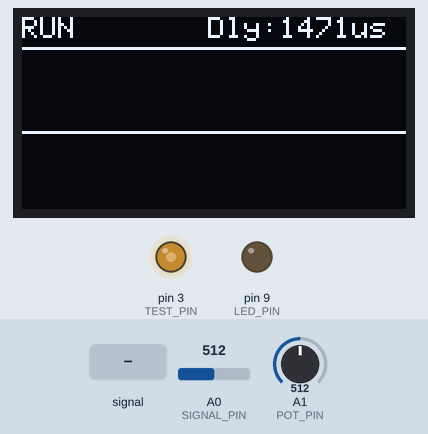
This sketch was run on a simulated Arduino Nano, built with avr-gcc and run on an emulated ATmega328P. On the bench: 128×64 one-colour display, output pins drawn as LEDs (lit = HIGH). The test bench sets the inputs (shaded band); at power-on: A1 (POT_PIN) = 512, A0 (SIGNAL_PIN) = 512.

Above: at 2.2 s.
2.3 s: A0 (SIGNAL_PIN) fed a 200 Hz sine of ±81 counts around its level
At 2.57 s:
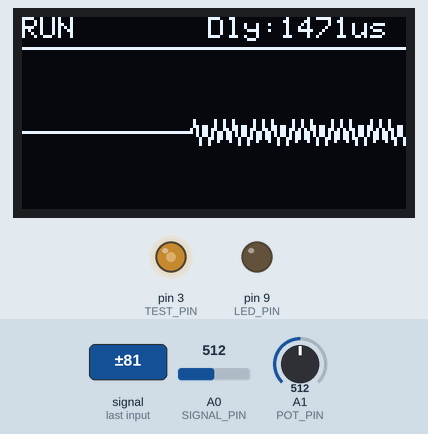
4.6 s: A1 (POT_PIN) set to 22
At 5.7 s:
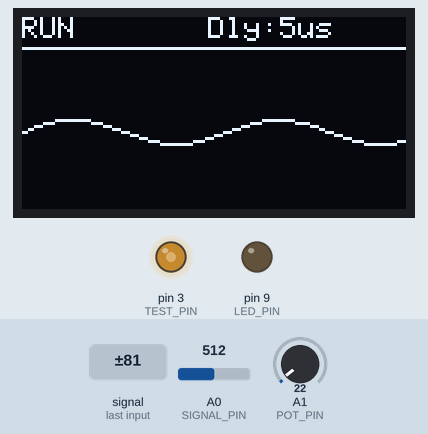
6.2 s: A1 (POT_PIN) set to 18
At 7.4 s:
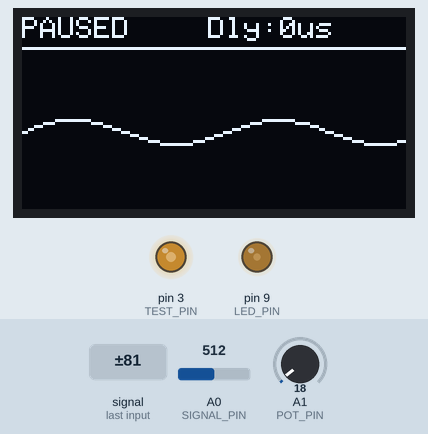
7.7 s: A1 (POT_PIN) set to 40
At 8.04 s:
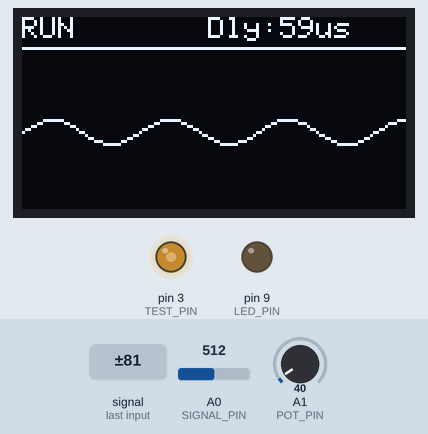
9.2 s: A0 (SIGNAL_PIN) set to 716
At 10.2 s:
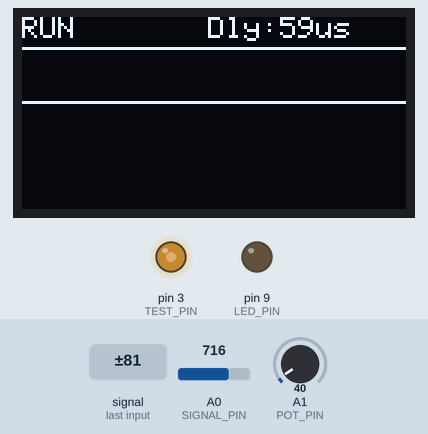
10.7 s: A0 (SIGNAL_PIN) fed a 1000 Hz sine of ±255 counts around its level
At 11.8 s:
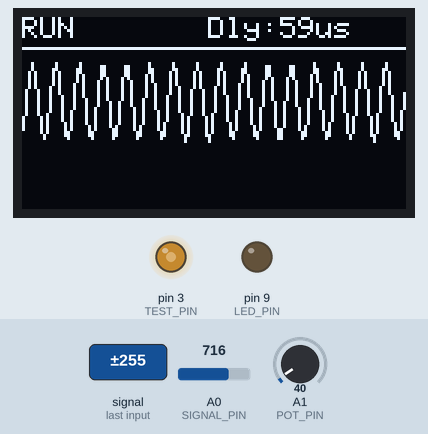
Timing chart, 0 to 13.2 s (numbered marks = the images above; inputs shaded):
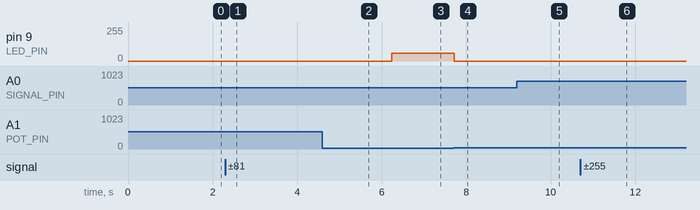

Measured:
- the behaviour switches between 20 and 19 on A1 (POT_PIN) (found by bisection; images 2 and 3)
- after the input at 2.3 s, the display: changes after 0.15 s (image 1)
- after the input at 6.2 s, pin 9 (LED_PIN): 0/255 → 60/255 at once; the display: changes after 0.07 s (image 3)
- after the input at 7.7 s, pin 9 (LED_PIN): 60/255 → 0/255 at once; the display: first changes after 0.07 s (image 4 shows a later state)
- after the input at 10.7 s, the display: first changes after 0.07 s (image 6 shows a later state)

The sketch:

code.ino
```cpp
#include <Wire.h>
#include <Adafruit_GFX.h>
#include <Adafruit_SSD1306.h>

// OLED display configuration (128x64 I2C)
#define SCREEN_WIDTH 128
#define SCREEN_HEIGHT 64
#define OLED_RESET    -1
Adafruit_SSD1306 display(SCREEN_WIDTH, SCREEN_HEIGHT, &Wire, OLED_RESET);

// Pin Definitions for Arduino Nano
const int SIGNAL_PIN = A0;   // Analog signal input probe
const int POT_PIN = A1;      // Potentiometer for sampling rate / pause control
const int LED_PIN = 9;       // PWM-capable pin for dimming control
const int TEST_PIN = 3;      // Built-in square wave test signal output

// State variables
bool isPaused = false;
int waveform[SCREEN_WIDTH];
int sampleDelay = 0;

void setup() {
  // Set ADC prescaler to 16 for stable, fast readings (16MHz / 16 = 1MHz ADC clock)
  ADCSRA = (ADCSRA & 0xF8) | 0x04;

  // Initialize Serial Monitor for debugging
  Serial.begin(9600);

  // Configure hardware pins
  pinMode(LED_PIN, OUTPUT);
  analogWrite(LED_PIN, 0); // LED off initially

  // Configure Test Signal Generator on Pin 3 (Jumper Pin 3 to A0 to test!)
  pinMode(TEST_PIN, OUTPUT);
  analogWrite(TEST_PIN, 127); // 50% duty cycle square wave (~490Hz)

  // Initialize I2C and boost speed to 400kHz for smooth updates
  Wire.begin();
  Wire.setClock(400000);

  // Initialize the OLED display (I2C address 0x3C)
  if(!display.begin(SSD1306_SWITCHCAPVCC, 0x3C)) {
    for(;;); // Halt if initialization fails
  }

  // Flip the OLED screen 180 degrees (upside down if needed)
  display.setRotation(2);

  // Startup splash screen
  display.clearDisplay();
  display.setTextSize(1);
  display.setTextColor(SSD1306_WHITE);
  display.setCursor(14, 25);
  display.println(F("Nano Oscilloscope"));
  display.display();
  delay(1000);
}

void loop() {
  // 1. Read potentiometer and handle pause state
  int potValue = analogRead(POT_PIN);

  if (potValue < 20) {
    isPaused = true;
    sampleDelay = 0;
  } else {
    isPaused = false;
    // Map potentiometer range to a microsecond delay for finer control
    sampleDelay = map(potValue, 20, 1023, 0, 3000);
  }

  // 2. Set LED brightness (dim glow when paused)
  if (isPaused) {
    analogWrite(LED_PIN, 60);
  } else {
    analogWrite(LED_PIN, 0);
  }

  // 3. RAPID BURST SAMPLING WITH STABLE TRIGGER
  if (!isPaused) {
    unsigned long timeout = millis();

    // Software Trigger: Wait for signal to go low (below middle threshold 512)
    while (analogRead(SIGNAL_PIN) > 512) {
      if (millis() - timeout > 30) break; // Prevent hanging on DC signals
    }

    timeout = millis(); // Reset timeout for rising edge

    // Wait for signal to flip high (rising edge trigger)
    while (analogRead(SIGNAL_PIN) < 512) {
      if (millis() - timeout > 30) break;
    }

    // Capture all 128 screen pixels in a single tight block
    for (int i = 0; i < SCREEN_WIDTH; i++) {
      int rawVal = analogRead(SIGNAL_PIN);
      waveform[i] = map(rawVal, 0, 1023, SCREEN_HEIGHT - 1, 12);

      // If user turned the pot, add a tiny microsecond delay between samples
      if (sampleDelay > 0) {
        delayMicroseconds(sampleDelay);
      }
    }
  }

  // 4. Refresh and draw the OLED user interface
  display.clearDisplay();

  // Draw status header at the top
  display.setCursor(0, 0);
  if (isPaused) {
    display.print(F("PAUSED"));
  } else {
    display.print(F("RUN"));
  }

  // Display sampling time delay on the right
  display.setCursor(62, 0);
  display.print(F("Dly:"));
  display.print(sampleDelay);
  display.print(F("us"));

  // Draw separator line below the header
  display.drawLine(0, 10, SCREEN_WIDTH, 10, SSD1306_WHITE);

  // Render the crisp waveform graph
  for (int i = 0; i < SCREEN_WIDTH - 1; i++) {
    display.drawLine(i, waveform[i], i + 1, waveform[i + 1], SSD1306_WHITE);
  }

  display.display();
}
```
